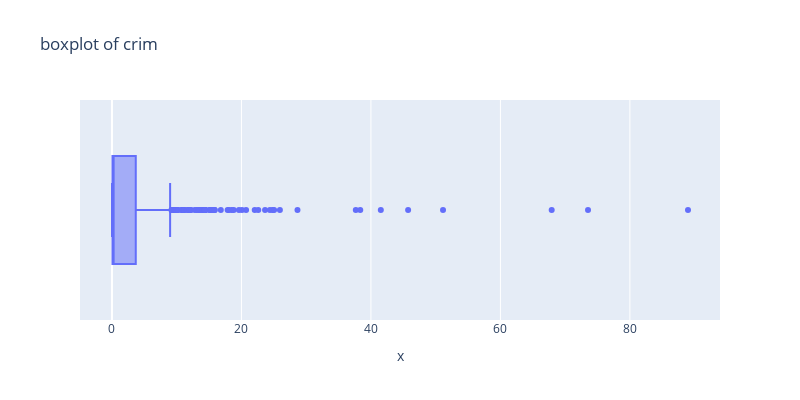
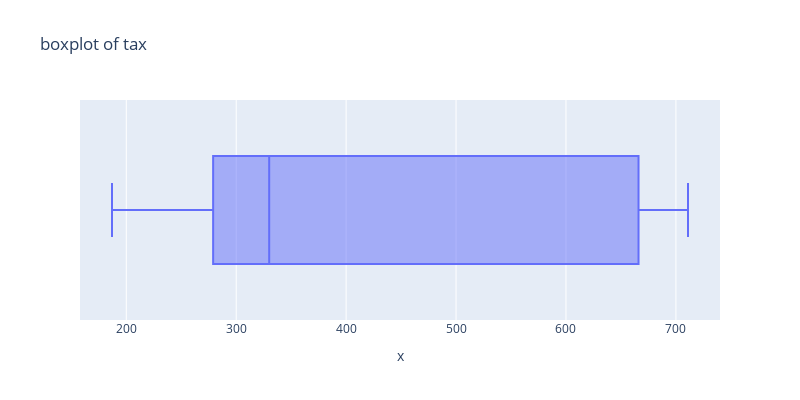
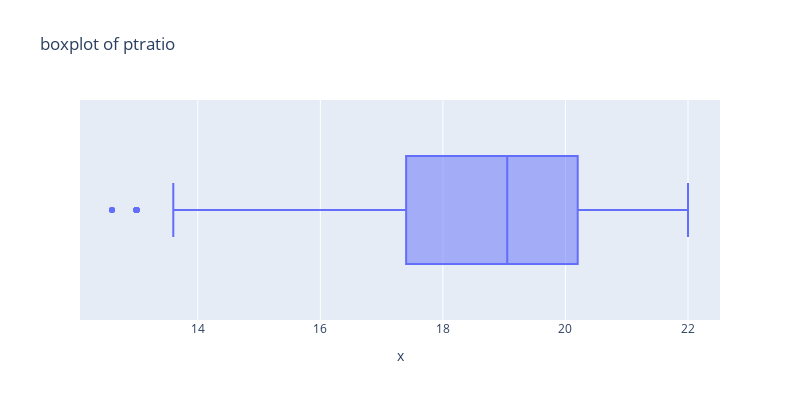

The notebook cell saved with these charts, in order:
### Code cell
for col in cols:
    px.box(x=df[col],width=800,height=400,title=f'boxplot of {col}').show()

### Figure 1 — Plotly figure (JSON) as saved in the notebook; plotly's stock layout.template omitted (floating-point values rounded to 4 significant figures; data arrays with more than 128 entries replaced by an {"elided": "..."} marker saying what was removed)
{"data": [{"alignmentgroup": "True", "hovertemplate": "x=%{x}<extra></extra>", "legendgroup": "", "marker": {"color": "#636efa"}, "name": "", "notched": false, "offsetgroup": "", "orientation": "h", "showlegend": false, "type": "box", "x": {"elided": "506 float values"}, "x0": " ", "xaxis": "x", "y0": " ", "yaxis": "y"}], "layout": {"boxmode": "group", "height": 400, "legend": {"tracegroupgap": 0}, "title": {"text": "boxplot of crim"}, "width": 800, "xaxis": {"anchor": "y", "domain": [0, 1], "title": {"text": "x"}}, "yaxis": {"anchor": "x", "domain": [0, 1]}}}

### Figure 2 — Plotly figure (JSON) as saved in the notebook; plotly's stock layout.template omitted (floating-point values rounded to 4 significant figures; data arrays with more than 128 entries replaced by an {"elided": "..."} marker saying what was removed)
{"data": [{"alignmentgroup": "True", "hovertemplate": "x=%{x}<extra></extra>", "legendgroup": "", "marker": {"color": "#636efa"}, "name": "", "notched": false, "offsetgroup": "", "orientation": "h", "showlegend": false, "type": "box", "x": {"elided": "506 int values"}, "x0": " ", "xaxis": "x", "y0": " ", "yaxis": "y"}], "layout": {"boxmode": "group", "height": 400, "legend": {"tracegroupgap": 0}, "title": {"text": "boxplot of tax"}, "width": 800, "xaxis": {"anchor": "y", "domain": [0, 1], "title": {"text": "x"}}, "yaxis": {"anchor": "x", "domain": [0, 1]}}}

### Figure 3 — Plotly figure (JSON) as saved in the notebook; plotly's stock layout.template omitted (floating-point values rounded to 4 significant figures; data arrays with more than 128 entries replaced by an {"elided": "..."} marker saying what was removed)
{"data": [{"alignmentgroup": "True", "hovertemplate": "x=%{x}<extra></extra>", "legendgroup": "", "marker": {"color": "#636efa"}, "name": "", "notched": false, "offsetgroup": "", "orientation": "h", "showlegend": false, "type": "box", "x": {"elided": "506 float values"}, "x0": " ", "xaxis": "x", "y0": " ", "yaxis": "y"}], "layout": {"boxmode": "group", "height": 400, "legend": {"tracegroupgap": 0}, "title": {"text": "boxplot of ptratio"}, "width": 800, "xaxis": {"anchor": "y", "domain": [0, 1], "title": {"text": "x"}}, "yaxis": {"anchor": "x", "domain": [0, 1]}}}
